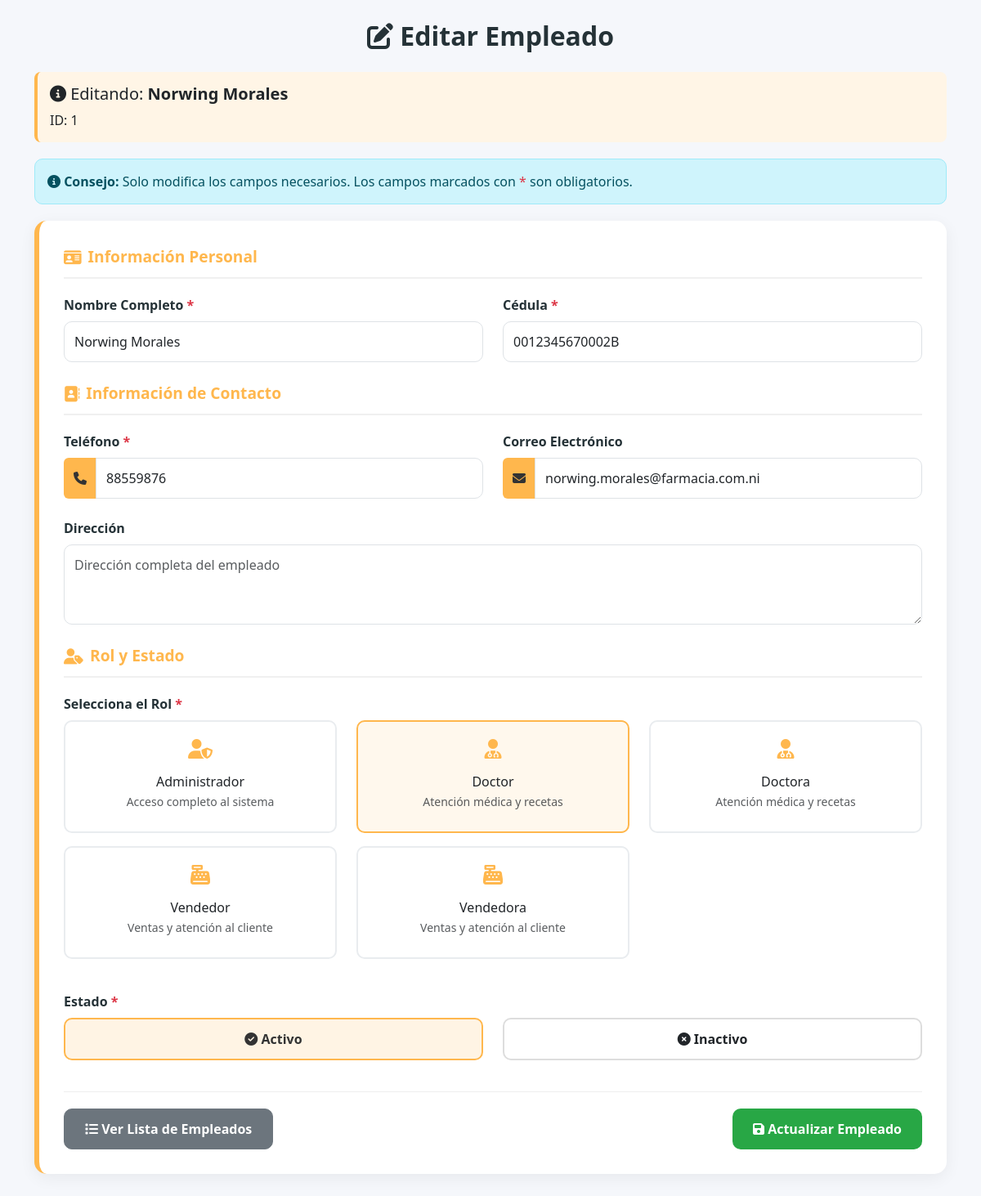
The app's page /farmacia/empleados/editar/1/ (signed in) with its own data.
### farmacia_app/models.py (models this page shows, shortened)
class Empleados(models.Model):
    id_empleado = models.AutoField(primary_key=True)
    nombre = models.CharField(max_length=255)
    fecha_contratacion = models.DateField(blank=True, null=True)
    rol = models.CharField(max_length=100, blank=True, null=True)
    funciones = models.TextField(blank=True, null=True)
    cedula = models.CharField(max_length=20, blank=True, null=True)
    telefono = models.CharField(max_length=20, blank=True, null=True)
    correo = models.EmailField(blank=True, null=True)
    estado = models.IntegerField(default=1)
    class Meta:
        db_table = 'Empleados'

### farmacia_app/views.py (the view)
# urls.py: path('empleados/editar/<int:id_empleado>/', login_required(views.empleado_edit), name='empleado_edit'),
def empleado_edit(request, id_empleado):
    empleado = get_object_or_404(Empleados, pk=id_empleado)
    form = EmpleadoForm(request.POST or None, instance=empleado)
    if form.is_valid():
        form.save()
        return redirect('empleado_list')
    return render(request, 'empleado/edit.html', {'form': form})

### farmacia_app/templates/empleado/edit.html (shortened to what this page needs)
<!DOCTYPE html>
<html lang="es">
<head>
    <link href="https://cdn.jsdelivr.net/npm/bootstrap@5.3.0/dist/css/bootstrap.min.css" rel="stylesheet">
    <link rel="stylesheet" href="https://cdnjs.cloudflare.com/ajax/libs/font-awesome/6.4.0/css/all.min.css">
</head>
<body>
<div class="container mb-5">
    <h2 class="page-title fade-in"><i class="fa-solid fa-edit"></i> Editar Empleado</h2>
    <div class="current-info fade-in">
        <h5><i class="fas fa-info-circle"></i> Editando: <strong>{{ form.instance.nombre }}</strong></h5>
        <p class="mb-0">ID: {{ form.instance.id_empleado }}</p>
    </div>
    <div class="alert alert-info alert-custom fade-in">
        <i class="fas fa-info-circle"></i> <strong>Consejo:</strong> Solo modifica los campos necesarios. Los campos marcados con <span class="required"></span> son obligatorios.
    </div>
    <form method="POST" id="empleadoForm" class="fade-in">
        <div class="form-container">
            <div class="section-title"><i class="fa-solid fa-id-card"></i> Información Personal</div>
            <div class="row mb-4">
                <div class="col-md-6">
                    <label class="form-label required">Nombre Completo</label>
                    <input type="text" id="id_nombre" required name="nombre" class="form-control"
                           value="{{ form.nombre.value|default:'' }}" placeholder="Nombre y apellidos del empleado">
                </div>
                <div class="col-md-6">
                    <label class="form-label required">Cédula</label>
                    <input type="text" id="id_cedula" required name="cedula" class="form-control"
                           value="{{ form.cedula.value|default:'' }}" placeholder="Número de cédula" maxlength="20">
                </div>
            </div>
            <div class="section-title"><i class="fa-solid fa-address-book"></i> Información de Contacto</div>
            <div class="row mb-4">
                <div class="col-md-6">
                    <label class="form-label required">Teléfono</label>
                    <div class="input-group">
                        <span class="input-group-text"><i class="fas fa-phone"></i></span>
                        <input type="text" id="id_telefono" required name="telefono" class="form-control"
                               value="{{ form.telefono.value|default:'' }}" placeholder="Ej: 5551234" maxlength="15">
                    </div>
                </div>
                <div class="col-md-6">
                    <label class="form-label">Correo Electrónico</label>
                    <div class="input-group">
                        <span class="input-group-text"><i class="fas fa-envelope"></i></span>
                        <input type="email" id="id_correo" name="correo" class="form-control"
                               value="{{ form.correo.value|default:'' }}" placeholder="correo@ejemplo.com">
                    </div>
                </div>
            </div>
            <div class="mb-4">
                <label for="id_direccion" class="form-label">Dirección</label>
                <textarea class="form-control" id="id_direccion" name="direccion" rows="3"
                          placeholder="Dirección completa del empleado">{{ form.direccion.value|default:'' }}</textarea>
            </div>
            <div class="section-title"><i class="fa-solid fa-user-tag"></i> Rol y Estado</div>
            <div class="mb-4">
                <label class="form-label required">Selecciona el Rol</label>
                <div class="row">
                    <div class="col-md-4 mb-3">
                        <div class="role-card {% if form.rol.value == 'administrador' or not form.rol.value %}active{% endif %}" data-value="administrador">
                            <div class="role-icon"><i class="fas fa-user-shield"></i></div>
                            <div>Administrador</div>
                            <small class="text-muted">Acceso completo al sistema</small>
                        </div>
                    </div>
                    <div class="col-md-4 mb-3">
                        <div class="role-card {% if form.rol.value == 'doctor' %}active{% endif %}" data-value="doctor">
                            <div class="role-icon"><i class="fas fa-user-md"></i></div>
                            <div>Doctor</div>
                            <small class="text-muted">Atención médica y recetas</small>
                        </div>
                    </div>
                    <div class="col-md-4 mb-3">
                        <div class="role-card {% if form.rol.value == 'doctora' %}active{% endif %}" data-value="doctora">
                            <div class="role-icon"><i class="fas fa-user-md"></i></div>
                            <div>Doctora</div>
                            <small class="text-muted">Atención médica y recetas</small>
                        </div>
                    </div>
                    <div class="col-md-4 mb-3">
                        <div class="role-card {% if form.rol.value == 'vendedor' %}active{% endif %}" data-value="vendedor">
                            <div class="role-icon"><i class="fas fa-cash-register"></i></div>
                            <div>Vendedor</div>
                            <small class="text-muted">Ventas y atención al cliente</small>
                        </div>
                    </div>
                    <div class="col-md-4 mb-3">
                        <div class="role-card {% if form.rol.value == 'vendedora' %}active{% endif %}" data-value="vendedora">
                            <div class="role-icon"><i class="fas fa-cash-register"></i></div>
                            <div>Vendedora</div>
                            <small class="text-muted">Ventas y atención al cliente</small>
                        </div>
                    </div>
                </div>
            </div>
            <div class="mb-4">
                <label class="form-label required">Estado</label>
                <div class="row text-center">
                    <div class="col-md-6 mb-2">
                        <div class="state-option {% if form.estado.value == 1 or not form.estado.value %}active{% endif %}" data-value="1">
                            <i class="fa-solid fa-check-circle"></i> Activo
                        </div>
                    </div>
                    <div class="col-md-6 mb-2">
                        <div class="state-option {% if form.estado.value == 0 %}active{% endif %}" data-value="0">
                            <i class="fa-solid fa-times-circle"></i> Inactivo
                        </div>
                    </div>
                </div>
            </div>
            <div class="btn-container">
                <a href="{% url 'empleado_list' %}" class="btn btn-list">
                    <i class="fas fa-list"></i> Ver Lista de Empleados
                </a>
                <button type="submit" class="btn btn-success">
                    <i class="fa-solid fa-save"></i> Actualizar Empleado
                </button>
            </div>
        </div>
    </form>
</div>
</body>
</html>

### farmacia_app/templates/empleado/edit.html (style rules this page uses)
:root { --primary: #4a90e2; --secondary: #7fcdbb; --dark: #253237; --light: #f5f7fb; --success: #28a745; --accent: #ffb74d; --danger: #dc3545; }
body { background: var(--light); font-family: "Segoe UI", sans-serif; padding-bottom: 30px; }
.page-title { margin: 25px 0; text-align: center; color: var(--dark); font-weight: 800; font-size: 2rem; }
.form-container { background: white; border-radius: 15px; padding: 30px; margin-bottom: 25px; box-shadow: 0 5px 20px rgba(0,0,0,0.06); border-left: 6px solid var(--accent); }
.section-title { font-size: 1.2rem; font-weight: 700; color: var(--accent); margin-bottom: 20px; display: flex; align-items: center; gap: 8px; padding-bottom: 10px; border-bottom: 2px solid #f0f0f0; }
.form-label { font-weight: 600; color: var(--dark); }
.required::after { content: " *"; color: var(--danger); }
.input-group-text { background: var(--accent); border: none; color: #333; }
.form-control, .form-select { border-radius: 10px; padding: 12px; }
.btn-success { padding: 12px 25px; border-radius: 10px; font-weight: 600; background: var(--success); border: none; }
.btn-list { background-color: #6c757d; border-color: #6c757d; color: white; padding: 12px 25px; border-radius: 10px; font-weight: 600; }
.role-card { border: 2px solid #e9ecef; border-radius: 10px; padding: 15px; cursor: pointer; transition: all 0.3s; text-align: center; margin-bottom: 10px; height: 100%; }
.role-card.active { border-color: var(--accent); background-color: rgba(255, 183, 77, 0.1); }
.role-icon { font-size: 1.5rem; margin-bottom: 10px; color: var(--accent); }
.state-option { padding: 12px; border-radius: 10px; border: 2px solid #ddd; cursor: pointer; transition: .3s; text-align: center; font-weight: 600; }
.state-option.active { background: rgba(255, 183, 77, 0.15); border-color: var(--accent); color: #333; }
.alert-custom { border-radius: 10px; padding: 15px; margin-bottom: 20px; }
.current-info { background-color: #fff5e6; padding: 15px; border-radius: 8px; margin-bottom: 20px; border-left: 4px solid var(--accent); }
.btn-container { display: flex; justify-content: space-between; margin-top: 30px; padding-top: 20px; border-top: 1px solid #eee; }
.fade-in { animation: fadeIn 0.5s ease-in; }

### records on screen
Empleados: instance.nombre "Norwing Morales", instance.id_empleado "1", nombre "Norwing Morales", cedula "0012345670002B", telefono "88559876", correo "norwing.morales@farmacia.com.ni"
